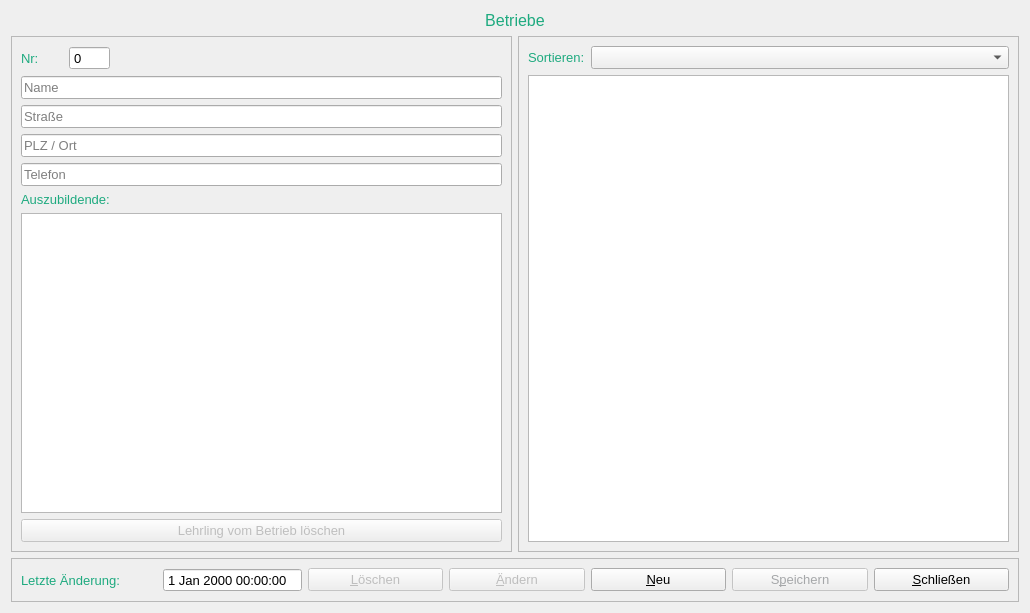
<?xml version="1.0" encoding="UTF-8"?>
<ui version="4.0">
 <class>FormBetrieb</class>
 <widget class="QWidget" name="FormBetrieb">
  <property name="geometry">
   <rect>
    <x>0</x>
    <y>0</y>
    <width>1030</width>
    <height>613</height>
   </rect>
  </property>
  <property name="font">
   <font>
    <pointsize>10</pointsize>
   </font>
  </property>
  <property name="windowTitle">
   <string>Form</string>
  </property>
  <layout class="QGridLayout" name="gridLayout_3">
   <item row="0" column="0" colspan="2">
    <widget class="QLabel" name="label">
     <property name="palette">
      <palette>
       <active>
        <colorrole role="WindowText">
         <brush brushstyle="SolidPattern">
          <color alpha="255">
           <red>30</red>
           <green>170</green>
           <blue>127</blue>
          </color>
         </brush>
        </colorrole>
       </active>
       <inactive>
        <colorrole role="WindowText">
         <brush brushstyle="SolidPattern">
          <color alpha="255">
           <red>30</red>
           <green>170</green>
           <blue>127</blue>
          </color>
         </brush>
        </colorrole>
       </inactive>
       <disabled>
        <colorrole role="WindowText">
         <brush brushstyle="SolidPattern">
          <color alpha="255">
           <red>165</red>
           <green>167</green>
           <blue>169</blue>
          </color>
         </brush>
        </colorrole>
       </disabled>
      </palette>
     </property>
     <property name="font">
      <font>
       <pointsize>12</pointsize>
       <weight>50</weight>
       <bold>false</bold>
      </font>
     </property>
     <property name="text">
      <string>Betriebe</string>
     </property>
     <property name="alignment">
      <set>Qt::AlignCenter</set>
     </property>
    </widget>
   </item>
   <item row="1" column="0">
    <widget class="QFrame" name="frame_2">
     <property name="frameShape">
      <enum>QFrame::StyledPanel</enum>
     </property>
     <property name="frameShadow">
      <enum>QFrame::Raised</enum>
     </property>
     <layout class="QGridLayout" name="gridLayout">
      <item row="1" column="0" colspan="3">
       <widget class="QLineEdit" name="nameEdit">
        <property name="placeholderText">
         <string>Name</string>
        </property>
       </widget>
      </item>
      <item row="0" column="0">
       <widget class="QLabel" name="label_2">
        <property name="palette">
         <palette>
          <active>
           <colorrole role="WindowText">
            <brush brushstyle="SolidPattern">
             <color alpha="255">
              <red>30</red>
              <green>170</green>
              <blue>127</blue>
             </color>
            </brush>
           </colorrole>
          </active>
          <inactive>
           <colorrole role="WindowText">
            <brush brushstyle="SolidPattern">
             <color alpha="255">
              <red>30</red>
              <green>170</green>
              <blue>127</blue>
             </color>
            </brush>
           </colorrole>
          </inactive>
          <disabled>
           <colorrole role="WindowText">
            <brush brushstyle="SolidPattern">
             <color alpha="255">
              <red>165</red>
              <green>167</green>
              <blue>169</blue>
             </color>
            </brush>
           </colorrole>
          </disabled>
         </palette>
        </property>
        <property name="text">
         <string>Nr:</string>
        </property>
       </widget>
      </item>
      <item row="0" column="2">
       <spacer name="horizontalSpacer">
        <property name="orientation">
         <enum>Qt::Horizontal</enum>
        </property>
        <property name="sizeHint" stdset="0">
         <size>
          <width>40</width>
          <height>20</height>
         </size>
        </property>
       </spacer>
      </item>
      <item row="6" column="0" colspan="3">
       <widget class="QTableWidget" name="lehrlingTableWidget"/>
      </item>
      <item row="4" column="0" colspan="3">
       <widget class="QLineEdit" name="telefonEdit">
        <property name="placeholderText">
         <string>Telefon</string>
        </property>
       </widget>
      </item>
      <item row="3" column="0" colspan="3">
       <widget class="QLineEdit" name="ortEdit">
        <property name="placeholderText">
         <string>PLZ / Ort</string>
        </property>
       </widget>
      </item>
      <item row="0" column="1">
       <widget class="QSpinBox" name="nrBox">
        <property name="readOnly">
         <bool>true</bool>
        </property>
        <property name="buttonSymbols">
         <enum>QAbstractSpinBox::NoButtons</enum>
        </property>
        <property name="maximum">
         <number>999</number>
        </property>
       </widget>
      </item>
      <item row="2" column="0" colspan="3">
       <widget class="QLineEdit" name="strasseEdit">
        <property name="placeholderText">
         <string>Straße</string>
        </property>
       </widget>
      </item>
      <item row="7" column="0" colspan="3">
       <widget class="QPushButton" name="deleteLehrlingButton">
        <property name="enabled">
         <bool>false</bool>
        </property>
        <property name="text">
         <string>Lehrling vom Betrieb löschen</string>
        </property>
       </widget>
      </item>
      <item row="5" column="0" colspan="2">
       <widget class="QLabel" name="label_4">
        <property name="palette">
         <palette>
          <active>
           <colorrole role="WindowText">
            <brush brushstyle="SolidPattern">
             <color alpha="255">
              <red>30</red>
              <green>170</green>
              <blue>127</blue>
             </color>
            </brush>
           </colorrole>
          </active>
          <inactive>
           <colorrole role="WindowText">
            <brush brushstyle="SolidPattern">
             <color alpha="255">
              <red>30</red>
              <green>170</green>
              <blue>127</blue>
             </color>
            </brush>
           </colorrole>
          </inactive>
          <disabled>
           <colorrole role="WindowText">
            <brush brushstyle="SolidPattern">
             <color alpha="255">
              <red>165</red>
              <green>167</green>
              <blue>169</blue>
             </color>
            </brush>
           </colorrole>
          </disabled>
         </palette>
        </property>
        <property name="text">
         <string>Auszubildende:</string>
        </property>
       </widget>
      </item>
     </layout>
    </widget>
   </item>
   <item row="1" column="1">
    <widget class="QFrame" name="frame">
     <property name="sizePolicy">
      <sizepolicy hsizetype="Expanding" vsizetype="Preferred">
       <horstretch>0</horstretch>
       <verstretch>0</verstretch>
      </sizepolicy>
     </property>
     <property name="frameShape">
      <enum>QFrame::StyledPanel</enum>
     </property>
     <property name="frameShadow">
      <enum>QFrame::Raised</enum>
     </property>
     <layout class="QGridLayout" name="gridLayout_2">
      <item row="0" column="0">
       <widget class="QLabel" name="label_5">
        <property name="palette">
         <palette>
          <active>
           <colorrole role="WindowText">
            <brush brushstyle="SolidPattern">
             <color alpha="255">
              <red>30</red>
              <green>170</green>
              <blue>127</blue>
             </color>
            </brush>
           </colorrole>
          </active>
          <inactive>
           <colorrole role="WindowText">
            <brush brushstyle="SolidPattern">
             <color alpha="255">
              <red>30</red>
              <green>170</green>
              <blue>127</blue>
             </color>
            </brush>
           </colorrole>
          </inactive>
          <disabled>
           <colorrole role="WindowText">
            <brush brushstyle="SolidPattern">
             <color alpha="255">
              <red>165</red>
              <green>167</green>
              <blue>169</blue>
             </color>
            </brush>
           </colorrole>
          </disabled>
         </palette>
        </property>
        <property name="text">
         <string>Sortieren:</string>
        </property>
       </widget>
      </item>
      <item row="0" column="1">
       <widget class="QComboBox" name="sortBox">
        <property name="sizePolicy">
         <sizepolicy hsizetype="Expanding" vsizetype="Fixed">
          <horstretch>0</horstretch>
          <verstretch>0</verstretch>
         </sizepolicy>
        </property>
       </widget>
      </item>
      <item row="1" column="0" colspan="2">
       <widget class="QTableWidget" name="betriebeTableWidget"/>
      </item>
     </layout>
    </widget>
   </item>
   <item row="2" column="0" colspan="2">
    <widget class="QFrame" name="frame_3">
     <property name="frameShape">
      <enum>QFrame::StyledPanel</enum>
     </property>
     <property name="frameShadow">
      <enum>QFrame::Raised</enum>
     </property>
     <layout class="QHBoxLayout" name="horizontalLayout">
      <item>
       <widget class="QLabel" name="label_3">
        <property name="palette">
         <palette>
          <active>
           <colorrole role="WindowText">
            <brush brushstyle="SolidPattern">
             <color alpha="255">
              <red>30</red>
              <green>170</green>
              <blue>127</blue>
             </color>
            </brush>
           </colorrole>
          </active>
          <inactive>
           <colorrole role="WindowText">
            <brush brushstyle="SolidPattern">
             <color alpha="255">
              <red>30</red>
              <green>170</green>
              <blue>127</blue>
             </color>
            </brush>
           </colorrole>
          </inactive>
          <disabled>
           <colorrole role="WindowText">
            <brush brushstyle="SolidPattern">
             <color alpha="255">
              <red>165</red>
              <green>167</green>
              <blue>169</blue>
             </color>
            </brush>
           </colorrole>
          </disabled>
         </palette>
        </property>
        <property name="text">
         <string>Letzte Änderung:</string>
        </property>
       </widget>
      </item>
      <item>
       <widget class="QDateTimeEdit" name="lastChangeEdit">
        <property name="readOnly">
         <bool>true</bool>
        </property>
        <property name="buttonSymbols">
         <enum>QAbstractSpinBox::NoButtons</enum>
        </property>
       </widget>
      </item>
      <item>
       <widget class="QPushButton" name="deleteButton">
        <property name="enabled">
         <bool>false</bool>
        </property>
        <property name="text">
         <string>&amp;Löschen</string>
        </property>
       </widget>
      </item>
      <item>
       <widget class="QPushButton" name="changeButton">
        <property name="enabled">
         <bool>false</bool>
        </property>
        <property name="text">
         <string>&amp;Ändern</string>
        </property>
       </widget>
      </item>
      <item>
       <widget class="QPushButton" name="createButton">
        <property name="text">
         <string>&amp;Neu</string>
        </property>
       </widget>
      </item>
      <item>
       <widget class="QPushButton" name="saveButton">
        <property name="enabled">
         <bool>false</bool>
        </property>
        <property name="palette">
         <palette>
          <active>
           <colorrole role="ButtonText">
            <brush brushstyle="SolidPattern">
             <color alpha="255">
              <red>170</red>
              <green>0</green>
              <blue>0</blue>
             </color>
            </brush>
           </colorrole>
          </active>
          <inactive>
           <colorrole role="ButtonText">
            <brush brushstyle="SolidPattern">
             <color alpha="255">
              <red>170</red>
              <green>0</green>
              <blue>0</blue>
             </color>
            </brush>
           </colorrole>
          </inactive>
          <disabled>
           <colorrole role="ButtonText">
            <brush brushstyle="SolidPattern">
             <color alpha="255">
              <red>165</red>
              <green>167</green>
              <blue>169</blue>
             </color>
            </brush>
           </colorrole>
          </disabled>
         </palette>
        </property>
        <property name="text">
         <string>S&amp;peichern</string>
        </property>
       </widget>
      </item>
      <item>
       <widget class="QPushButton" name="closeButton">
        <property name="text">
         <string>&amp;Schließen</string>
        </property>
       </widget>
      </item>
     </layout>
    </widget>
   </item>
  </layout>
 </widget>
 <tabstops>
  <tabstop>nameEdit</tabstop>
  <tabstop>strasseEdit</tabstop>
  <tabstop>ortEdit</tabstop>
  <tabstop>telefonEdit</tabstop>
  <tabstop>saveButton</tabstop>
  <tabstop>closeButton</tabstop>
  <tabstop>betriebeTableWidget</tabstop>
  <tabstop>lehrlingTableWidget</tabstop>
  <tabstop>deleteLehrlingButton</tabstop>
  <tabstop>nrBox</tabstop>
  <tabstop>sortBox</tabstop>
  <tabstop>changeButton</tabstop>
  <tabstop>deleteButton</tabstop>
  <tabstop>createButton</tabstop>
  <tabstop>lastChangeEdit</tabstop>
 </tabstops>
 <resources/>
 <connections/>
</ui>
